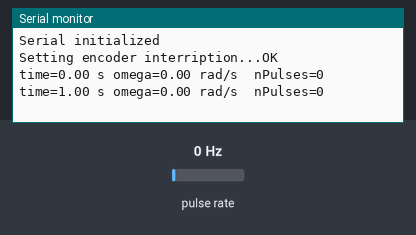
Simulated run of this sketch. Board: Arduino Uno, built with avr-gcc and run on an emulated ATmega328P. Parts: the last lines printed to the serial monitor. Wiring (inferred from the names in the program): pulse sensor: data pin 3. Inputs (shaded band) come from the test bench; at power-on: pulse rate 0 Hz.

Above: at 1.2 s.
1.3 s: pulse rate (sensor on pin 3) set to 4 Hz
At 2.5 s:
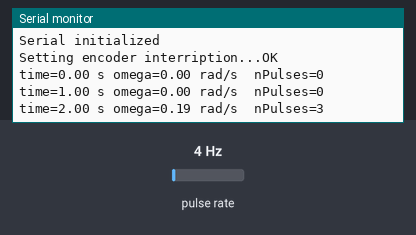
2.8 s: pulse rate (sensor on pin 3) set to 50 Hz
At 3.8 s:
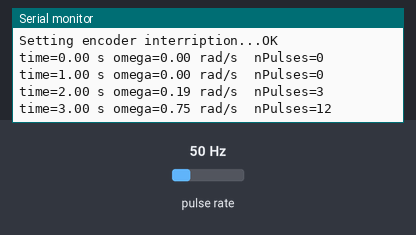
Timing chart, 0 to 5.8 s (numbered marks = the images above; inputs shaded):
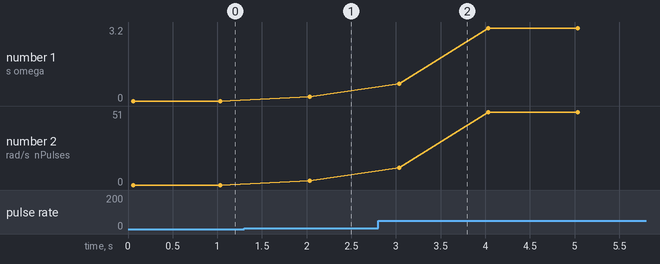

The sketch:

testEncoder_simple.ino
```cpp
/*
  - TEST ENCODER (SIMPLE) -
  Count the number of pulses and return the results over the serial port.
  This code is a simplified version from testEncoder.ard, which also consider
  different sample times simultaneously.

  Author: Carlos Rubio Abujas <oldsphere@gmail.com>
  Date: 28/102015
*/

#define ENCODER_PIN 3
#define SAMPLETIME 1000
#define NPULSE 100

volatile int pulses = 0;
float time = 0;

void setup() {
  Serial.begin(9600);
  Serial.println("Serial initialized");

  Serial.print("Setting encoder interription...");
  attachInterrupt(digitalPinToInterrupt(ENCODER_PIN), countPulse, RISING);
  Serial.println("OK");
}

void loop() {

  Serial.print("time=");
  Serial.print(time);
  Serial.print(" s omega=");
  Serial.print(calcOmega(pulses,SAMPLETIME));
  Serial.print(" rad/s  nPulses=");
  Serial.println(pulses);

  pulses = 0;
  time += SAMPLETIME/1000.0;

  delay(SAMPLETIME);
}

float calcOmega(float puls,float sampleTime) {
  // Calculates the radial velocity [rad/s]
  return (puls * (2*PI/NPULSE)) / (sampleTime/1000);
}

void countPulse() {
   pulses++;
}
```

Measured:
- after the input at 1.3 s, the serial monitor: prints a new line after 0.73 s (image 1)
- after the input at 2.8 s, the serial monitor: prints a new line after 0.23 s (image 2)
- plotted number 1: 0 → 0.19 after the input at 1.3 s, 0.19 → 3.14 after the input at 2.8 s
- plotted number 2: 0 → 3 after the input at 1.3 s, 3 → 50 after the input at 2.8 s
